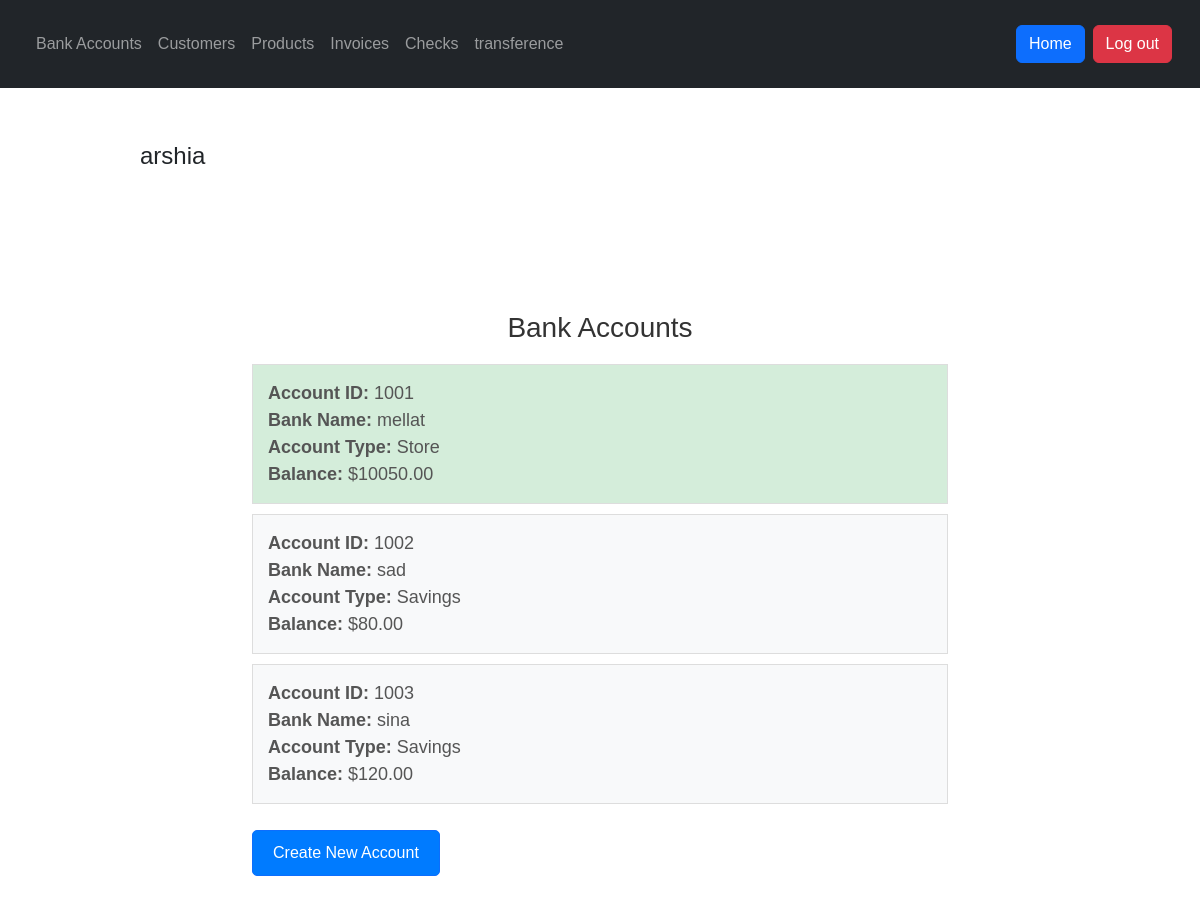
Page /bankaccounts/ (signed in) on the earlier database version.
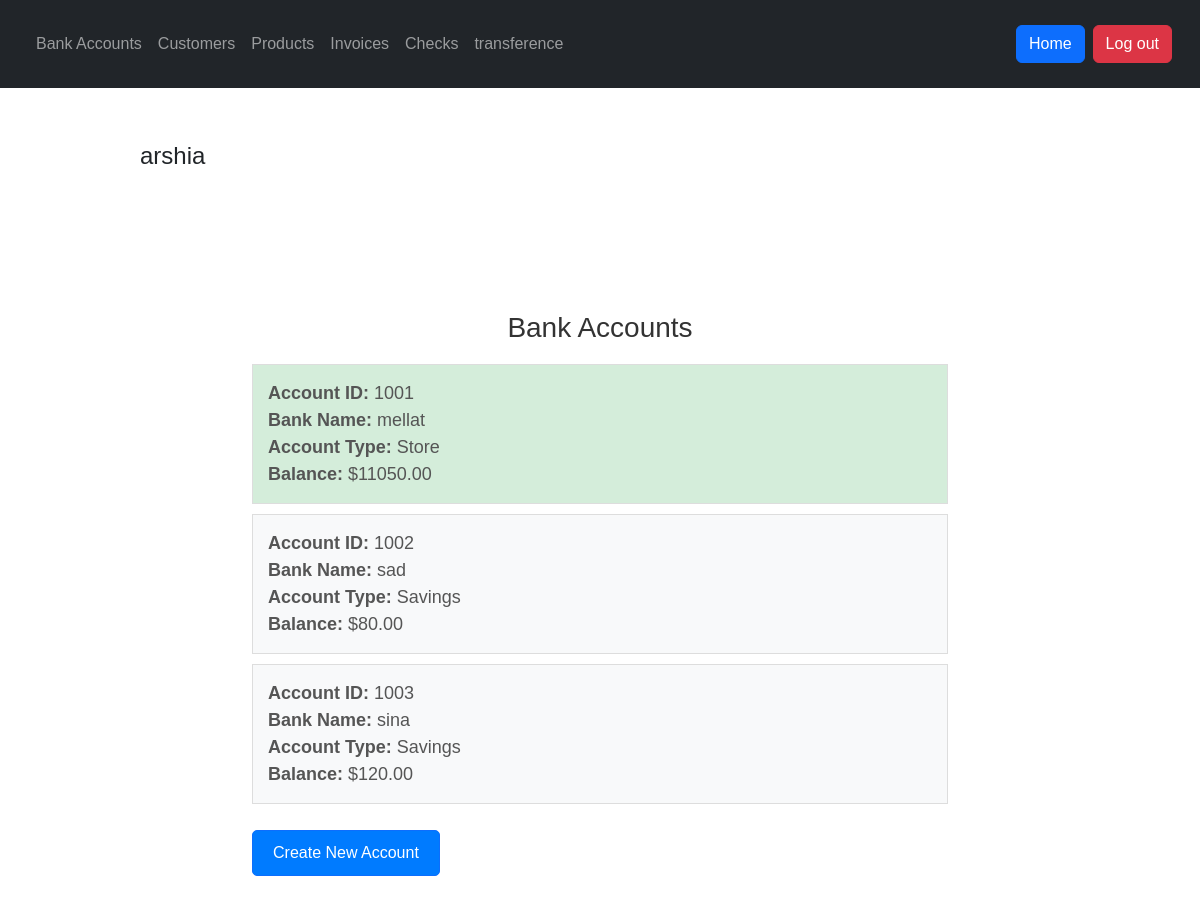
Same page on the later database version.
### app/models.py (models this page shows, shortened)
class BankAccount(models.Model):
    ACCOUNT_TYPES = (
        ('savings', 'Savings'),
        ('checking', 'Checking'),
        ('loan', 'Loan'),
        ('store', 'Store')
    )
    bank_name = models.CharField(max_length=30, null=True, blank=True)
    user = models.ForeignKey(User, on_delete=models.CASCADE)
    account_type = models.CharField(max_length=10, choices=ACCOUNT_TYPES)
    balance = models.DecimalField(max_digits=10, decimal_places=2)
    account_number = models.PositiveIntegerField(unique=True, blank=True, null=True)

### app/views.py (the view)
# urls.py: path('bankaccounts/', BankAccountListView.as_view(), name='bankaccount-list'),
class BankAccountListView(LoginRequiredMixin, ListView):
    model = BankAccount
    template_name = 'app/bankaccount_list.html'
    def get_queryset(self):
        return BankAccount.objects.filter(user=self.request.user)

### app/templates/app/bankaccount_list.html
{% extends 'app/base.html' %}
{% load static %}
{% block extra_css %}
<link rel="stylesheet" type="text/css" href="{% static 'css/bankaccounts_list.css' %}">
{% endblock %}
{% block content %}
<div class="container mt-5">
  <h2 class="text-center">Bank Accounts</h2>
  <ul class="list-group">
    {% for account in object_list %}
        <a href="{% url 'bankaccount-detail' account.pk %}" class="text-white">
          <li class="list-group-item {% if account.account_type == 'store' %}list-group-item-success{% endif %}">
            <strong>Account ID:</strong> {{ account.account_number }}<br>
            <strong>Bank Name:</strong> {{ account.bank_name }}<br>
            <strong>Account Type:</strong> {{ account.account_type|capfirst }}<br>
            <strong>Balance:</strong> ${{ account.balance }}
          </li>
        </a>
    {% endfor %}
  </ul>
  <a href="{% url 'bankaccount-create' %}" class="btn btn-primary new-account-btn mt-3">Create New Account</a>
</div>
{% endblock %}

Differences in the rows shown:
changed BankAccount "mellat": balance "10050.00" → "11050.00"
